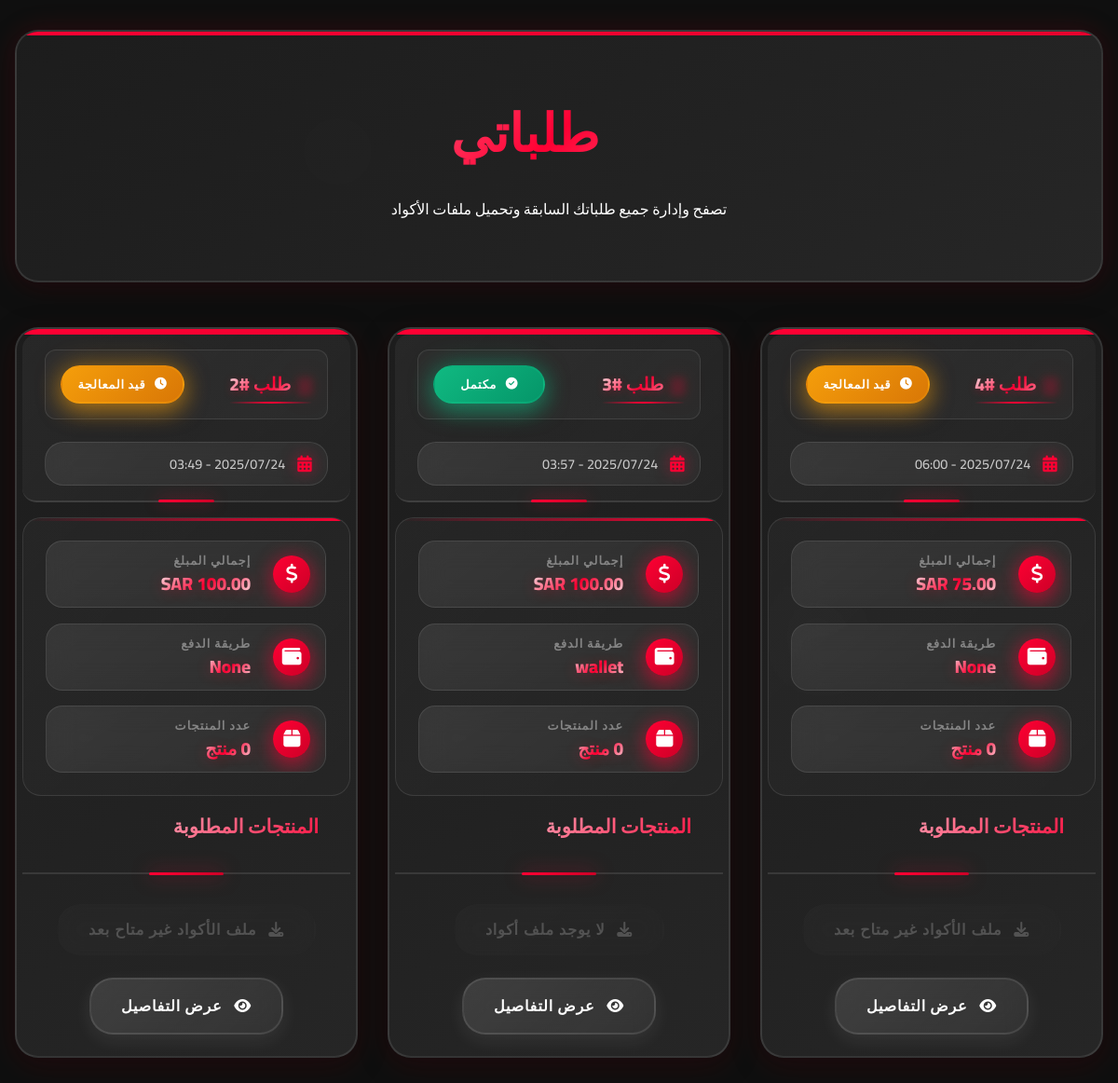
/my-orders (signed in), run on the app's committed database.
### models.py (models this page shows, shortened)
class Order(db.Model):
    id = db.Column(db.Integer, primary_key=True)
    user_id = db.Column(db.Integer, db.ForeignKey('user.id'), nullable=False)
    order_number = db.Column(db.String(50), unique=True, nullable=False)
    total_amount = db.Column(db.Numeric(10, 2), nullable=False)
    currency = db.Column(db.String(3), default='SAR')
    payment_method = db.Column(db.String(50))
    payment_status = db.Column(db.String(20), default='pending')
    order_status = db.Column(db.String(20), default='pending')
    created_at = db.Column(db.DateTime, default=datetime.utcnow)
    excel_file_path = db.Column(db.String(500))  # مسار ملف Excel المحفوظ
    items = db.relationship('OrderItem', backref='order', lazy=True)
    codes = db.relationship('ProductCode', backref='order', lazy=True)
    @property
    def status(self):
        return self.order_status

### routes.py (the view)
@main.route('/my-orders')
@login_required
def my_orders():
    page = request.args.get('page', 1, type=int)
    orders = Order.query.filter_by(user_id=current_user.id)\
                       .order_by(Order.created_at.desc())\
                       .paginate(page=page, per_page=10, error_out=False)
    return render_template('my_orders.html', orders=orders)

### templates/my_orders.html (shortened to what this page needs)
<!DOCTYPE html>
<html lang="ar" dir="rtl">
  <head>
    <link
      rel="stylesheet"
      href="https://cdnjs.cloudflare.com/ajax/libs/font-awesome/6.4.0/css/all.min.css"
    />
  </head>
  <body>
    <div class="orders-page es-bg-pattern">
      <div class="floating-icons" id="floatingIcons">
      </div>
      <div class="container">
        <div class="es-card page-header">
          <h1 class="es-heading page-title">
            <i class="fas fa-shopping-bag"></i>
            طلباتي
          </h1>
          <p class="es-text-secondary">
            تصفح وإدارة جميع طلباتك السابقة وتحميل ملفات الأكواد
          </p>
        </div>
        {% if orders.items %}
        <div class="es-grid">
          {% for order in orders.items %}
          <div class="order-card">
            <div class="card-header">
              <div class="order-info-row">
                <h3 class="order-id">
                  <i class="fas fa-receipt"></i>
                  طلب #{{ order.id }}
                </h3>
                <span
                  class="es-status-badge {% if order.status == 'completed' %}success {% elif order.status == 'pending' %}warning {% else %}danger{% endif %}"
                >
                  {% if order.status == 'completed' %}
                  <i class="fas fa-check-circle"></i> مكتمل {% elif order.status
                  == 'pending' %} <i class="fas fa-clock"></i> قيد المعالجة {%
                  else %} <i class="fas fa-times-circle"></i> فشل {% endif %}
                </span>
              </div>
              <div class="order-date">
                <i class="fas fa-calendar-alt"></i>
                {{ order.created_at.strftime('%Y/%m/%d - %H:%M') }}
              </div>
            </div>
            <div class="order-summary es-grid es-grid-3">
              <div class="summary-item">
                <div class="summary-icon">
                  <i class="fas fa-dollar-sign"></i>
                </div>
                <div class="summary-details">
                  <span class="summary-label">إجمالي المبلغ</span>
                  <span class="summary-value"
                    >{{ order.total_amount }} {{ order.currency }}</span
                  >
                </div>
              </div>
              <div class="summary-item">
                <div class="summary-icon">
                  {% if order.payment_method == 'credit_card' %}
                  <i class="fas fa-credit-card"></i>
                  {% elif order.payment_method == 'paypal' %}
                  <i class="fab fa-paypal"></i>
                  {% elif order.payment_method == 'bank_transfer' %}
                  <i class="fas fa-university"></i>
                  {% else %}
                  <i class="fas fa-wallet"></i>
                  {% endif %}
                </div>
                <div class="summary-details">
                  <span class="summary-label">طريقة الدفع</span>
                  <span class="summary-value">
                    {% if order.payment_method == 'credit_card' %} بطاقة ائتمان
                    {% elif order.payment_method == 'paypal' %} PayPal {% elif
                    order.payment_method == 'bank_transfer' %} تحويل بنكي {%
                    else %} {{ order.payment_method }} {% endif %}
                  </span>
                </div>
              </div>
              <div class="summary-item">
                <div class="summary-icon">
                  <i class="fas fa-box"></i>
                </div>
                <div class="summary-details">
                  <span class="summary-label">عدد المنتجات</span>
                  <span class="summary-value"
                    >{{ order.order_items|length }} منتج</span
                  >
                </div>
              </div>
            </div>
            <div class="order-items">
              <h4 class="items-title">
                <i class="fas fa-list"></i>
                المنتجات المطلوبة
              </h4>
            </div>
            <div class="order-actions">
              {% if order.excel_file_path and order.status == 'completed' %}
              <a
                href="{{ url_for('main.download_order_excel', order_id=order.id) }}"
                class="es-btn es-btn-success"
              >
                <i class="fas fa-download"></i>
                تحميل ملف الأكواد
              </a>
              {% else %}
              <button class="es-btn" disabled>
                <i class="fas fa-download"></i>
                {% if order.status != 'completed' %} ملف الأكواد غير متاح بعد {%
                else %} لا يوجد ملف أكواد {% endif %}
              </button>
              {% endif %}
              <a href="#" class="es-btn es-btn-secondary">
                <i class="fas fa-eye"></i>
                عرض التفاصيل
              </a>
            </div>
          </div>
          {% endfor %}
        </div>
        {% endif %}
      </div>
    </div>
  </body>
</html>

### data on the page
Order: id "4", order_status "pending" (drawn), created_at "2025/07/24 - 06:00", currency "SAR", payment_method "None"
Order: id "3", order_status "completed" (drawn), created_at "2025/07/24 - 03:57", currency "SAR", payment_method "wallet"
Order: id "2", order_status "pending" (drawn), created_at "2025/07/24 - 03:49", currency "SAR", payment_method "None"
